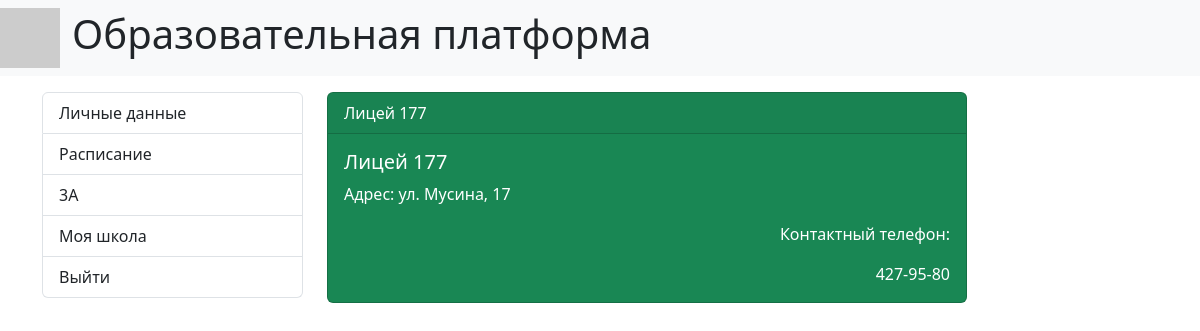
The page /school/3/ on the database its author committed.
### core/models.py (models this page shows, shortened)
class Group(models.Model):
    name = models.CharField('Класс', max_length=10)
    teacher = models.ForeignKey('Teacher', on_delete=models.CASCADE, null=True)
    school = models.ForeignKey('School', on_delete=models.CASCADE, null=True)
    class Meta:
        verbose_name = 'Класс'
        verbose_name_plural = 'Класс'

class School(models.Model):
    name = models.CharField('Название', max_length=100)
    address = models.CharField('Адрес', max_length=50, default='address')
    contactPhone = models.CharField('Контактный телефон', max_length=100, default='phone')
    class Meta:
        verbose_name = 'Школа'
        verbose_name_plural = 'Школа'

### core/views.py (the view)
# urls.py: path('school/<int:pk>/', views.SchoolDetail.as_view(), name='school'),
class SchoolDetail(DetailView):
    model = models.Teacher
    template_name = 'core/school.html'
    def get_context_data(self, **kwargs):
        context = super().get_context_data(**kwargs)
        teacher = models.Teacher.objects.get(pk=self.kwargs['pk'])
        school = models.School.objects.get(pk=teacher.school.pk)
        groups = models.Group.objects.filter(teacher=teacher.pk)
        context['school'] = school
        context['teacher'] = teacher
        context['groups'] = groups
        return context

### core/templates/core/school.html
{% extends 'base.html' %}
{% block sidebar %}
{% if teacher %}
    {% include 'inc/_teacher_sidebar.html' %}
{% elif student %}
    {% include 'inc/_student_sidebar.html' %}
{% endif %}
{% endblock %}
{% block content %}
<div class="col-md-9">
    <div class="card text-bg-success  mb-3" style="max-width: 40rem;">
        <div class="card-header"> {{ school.name }} </div>
        <div class="card-body">
            <h5 class="card-title"> {{ school.name }} </h5>
            <p class="card-text"> Адрес: {{ school.address }} </p>
            <p class="card-text text-end"> Контактный телефон: </p>
            <p class="card-text text-end"> {{ school.contactPhone }} </p>
        </div>
    </div>
</div>
{% endblock %}

### templates/inc/_teacher_sidebar.html
<div class="col-md-3">
    <ul class="list-group">
        {% if teacher %}
        <a href="{% url 'teacher' teacher.pk %}" class="list-group-item"> Личные данные </a>
        <a href="{% url 'schedule' teacher.pk %}" class="list-group-item"> Расписание </a>
        {% for group in groups %}
            <a href="{% url 'group' group.pk %}" class="list-group-item"> {{ group.name }} </a>
        {% endfor %}
        <a href="{% url 'school' teacher.pk %}" class="list-group-item"> Моя школа </a>
        {% endif %}
        <a href="{% url 'home' %}" class="list-group-item"> Выйти </a>
    </ul>
</div>

### rows shown on the page
Group: name "3А"
School: name "Лицей 177", address "ул. Мусина, 17", contactPhone "427-95-80"
